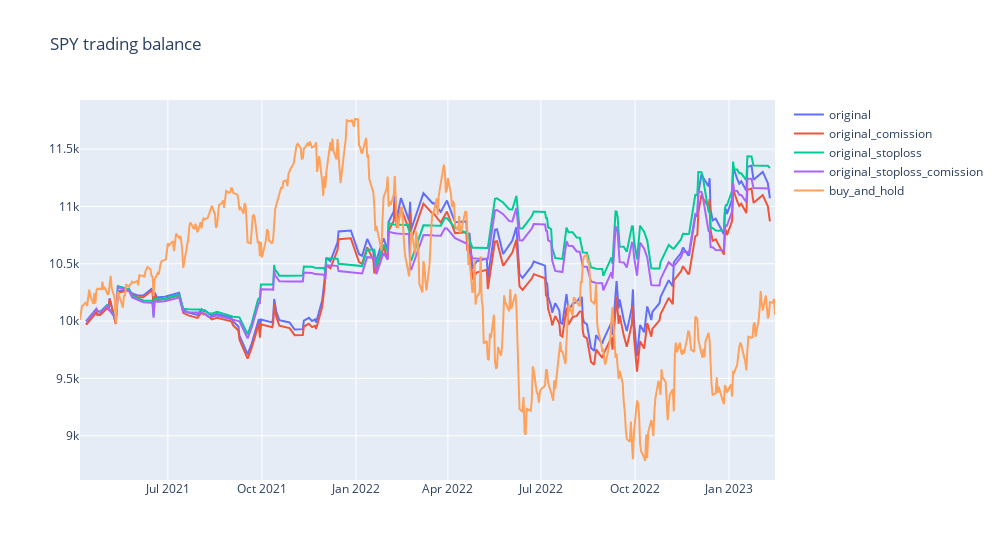

Notebook code cell kept with this figure:
### Code cell
# With short and long and checking
list_eval = []
risk = -0.0001
comission = 0.00005
long_cond = (df_trade['pred'] - df_trade['close'] > 0) & (df_trade['!close_pct'].shift(avg-1) > 0)
short_cond = (df_trade['pred'] - df_trade['close'] < 0) & (df_trade['!close_pct'].shift(avg-1) < 0)

original = process_condition(long_cond, short_cond, risk, sl_cond=False)
original_eval = evaluation(original, 'original')
list_eval.append(original_eval)

original_comission = process_condition(long_cond, short_cond, risk, sl_cond=False, comission=comission)
original_comission_eval = evaluation(original_comission, 'original_comission')
list_eval.append(original_comission_eval)

original_stoploss = process_condition(long_cond, short_cond, risk)
original_stoploss_eval = evaluation(original_stoploss, 'original_stoploss')
list_eval.append(original_stoploss_eval)

original_stoploss_comission = process_condition(long_cond, short_cond, risk, comission=comission)
original_stoploss_comission_eval = evaluation(original_stoploss_comission, 'original_stoploss_comission')
list_eval.append(original_stoploss_comission_eval)


# long_cond = (df_trade['pred'] - df_trade['close'] > 0 )
# short_cond = (df_trade['pred'] - df_trade['close'] < 0 )

# reckless = process_condition(long_cond, short_cond, risk)
# reckless_eval = evaluation(reckless, 'reckless_stoploss')
# list_eval.append(reckless_eval)

# reckless_comission = process_condition(long_cond, short_cond, risk, comission=comission)
# reckless_comission_eval = evaluation(reckless_comission, 'reckless_stoploss_comission')
# list_eval.append(reckless_comission_eval)


buy_hold = process_condition(buy_hold=True)
buy_hold_eval = evaluation(buy_hold, 'buy_and_hold')
list_eval.append(buy_hold_eval)

evaluation(static=True).tabulate(list_eval)
evaluation(static=True).get_chart(list_eval)

### Figure 1 — Plotly figure (JSON) as saved in the notebook; plotly's stock layout.template omitted (floating-point values rounded to 4 significant figures; data arrays with more than 128 entries replaced by an {"elided": "..."} marker saying what was removed)
{"data": [{"mode": "lines", "name": "original", "type": "scatter", "x": {"elided": "183 str values"}, "y": {"elided": "183 float values"}}, {"mode": "lines", "name": "original_comission", "type": "scatter", "x": {"elided": "183 str values"}, "y": {"elided": "183 float values"}}, {"mode": "lines", "name": "original_stoploss", "type": "scatter", "x": {"elided": "183 str values"}, "y": {"elided": "183 float values"}}, {"mode": "lines", "name": "original_stoploss_comission", "type": "scatter", "x": {"elided": "183 str values"}, "y": {"elided": "183 float values"}}, {"mode": "lines", "name": "buy_and_hold", "type": "scatter", "x": {"elided": "471 str values"}, "y": {"elided": "471 float values"}}], "layout": {"title": {"text": "SPY trading balance"}, "width": 1000}}
